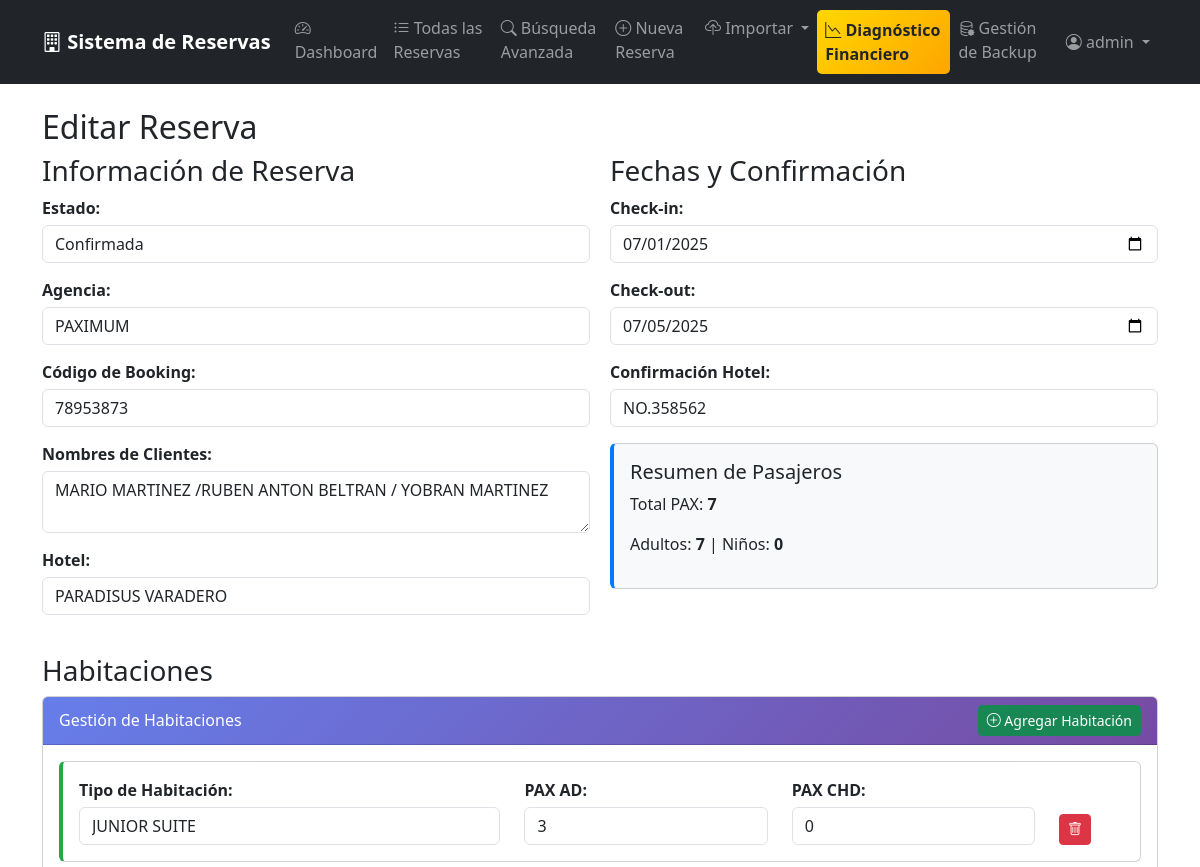
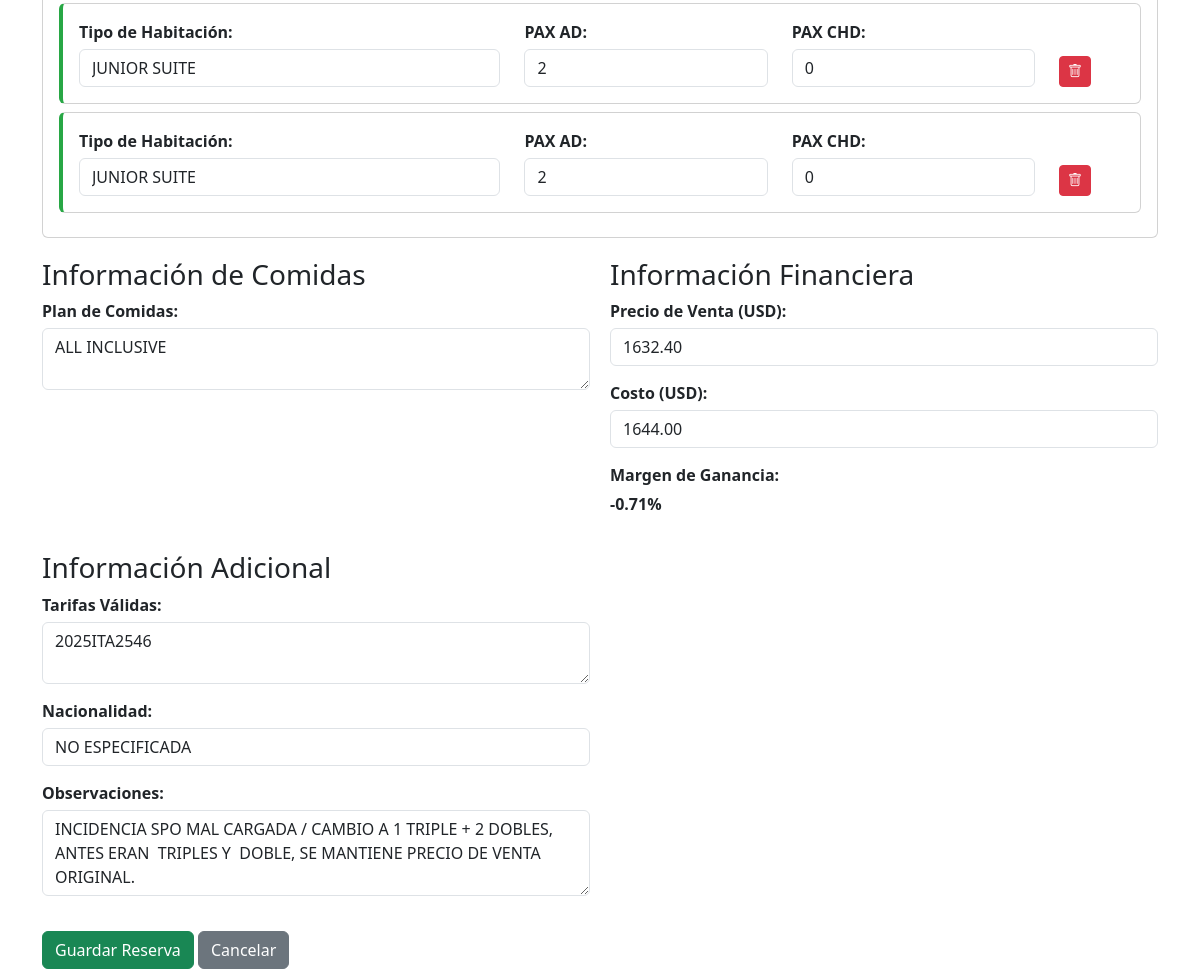
The page /116/update/ (signed in) on the database its author committed (2 pictures, top to bottom).
### reservations/models.py (models this page shows, shortened)
class Reservation(models.Model):
    STATUS_CHOICES = [
        ('OK', 'Confirmada'),
        ('CXX', 'Cancelada'),
        ('PENDING', 'Pendiente'),
    ]
    status = models.CharField(
        max_length=20,
        choices=STATUS_CHOICES,
        default='OK'
    )
    agency = models.CharField(max_length=100)
    booking_code = models.CharField(max_length=50, unique=True)
    clients_names = models.TextField()
    hotel = models.CharField(max_length=200)
    date_from = models.DateField()
    date_to = models.DateField()
    hotel_confirmation = models.CharField(max_length=100, blank=True)
    meal_plan = models.TextField(blank=True, verbose_name='Plan de Comidas')
    sale_price = models.DecimalField(max_digits=10, decimal_places=2)
    touch_cost = models.DecimalField(max_digits=10, decimal_places=2)
    profit_percentage = models.DecimalField(
        max_digits=8,
        decimal_places=2,
        blank=True,
        null=True
    )
    valid_rates = models.TextField(blank=True)
    nationality = models.CharField(max_length=50)
    remarks = models.TextField(blank=True)
    created_by = models.ForeignKey(
        User,
        on_delete=models.CASCADE
    )
    created_at = models.DateTimeField(auto_now_add=True)
    updated_at = models.DateTimeField(auto_now=True)
    class Meta:
        ordering = ['created_at']

### reservations/views.py (the view)
# urls.py: path('<int:pk>/update/', views.reservation_update, name='update'),
@login_required
def reservation_update(request, pk):
    reservation = get_object_or_404(Reservation, pk=pk)
    if request.method == 'POST':
        post_data = request.POST.copy()
        post_data = convertir_datos_a_uppercase(post_data)
        form = ReservationForm(post_data, instance=reservation)
        if form.is_valid():
            reservation = form.save()
            reservation.rooms.all().delete()
            room_data = request.POST.get('room_data')
            if room_data:
                rooms = json.loads(room_data)
                for room_info in rooms:
                    room_type_upper = room_info['room_type'].upper()
                    Room.objects.create(
                        reservation=reservation,
                        room_type=room_type_upper,
                        pax_ad=int(room_info['pax_ad']),
                        pax_chd=int(room_info['pax_chd'])
                    )
            messages.success(request, f'Reserva {reservation.booking_code} actualizada exitosamente!')
            return redirect('reservations:list')
        else:
            messages.error(request, 'Por favor corrige los errores en el formulario.')
    else:
        form = ReservationForm(instance=reservation)
    existing_rooms = list(reservation.rooms.values('room_type', 'pax_ad', 'pax_chd'))
    room_form = RoomForm()
    return render(request, 'reservations/form.html', {
        'form': form,
        'room_form': room_form,
        'existing_rooms': existing_rooms,
        'title': 'Editar Reserva'
    })

### reservations/forms.py
class RoomForm(forms.ModelForm):
    class Meta:
        model = Room
        fields = ['room_type', 'pax_ad', 'pax_chd']
        widgets = {
            'room_type': forms.TextInput(attrs={
                'class': 'form-control',
                'placeholder': 'Ej: Doble Standard, Suite, etc.'
            }),
            'pax_ad': forms.NumberInput(attrs={
                'class': 'form-control',
                'min': '0',
                'value': '1'
            }),
            'pax_chd': forms.NumberInput(attrs={
                'class': 'form-control',
                'min': '0',
                'value': '0'
            }),
        }

### reservations/templates/reservations/form.html (shortened to what this page needs)
{% extends 'reservations/base.html' %}
{% block content %}
<h2>{{ title }}</h2>
<form method="post" id="reservationForm">
    <div style="display: grid; grid-template-columns: 1fr 1fr; gap: 20px;">
        <div>
            <h3>Información de Reserva</h3>
            <div class="form-group">
                <label>Estado:</label>
                {{ form.status }}
            </div>
            <div class="form-group">
                <label>Agencia:</label>
                {{ form.agency }}
            </div>
            <div class="form-group">
                <label>Código de Booking:</label>
                {{ form.booking_code }}
            </div>
            <div class="form-group">
                <label>Nombres de Clientes:</label>
                {{ form.clients_names }}
            </div>
            <div class="form-group">
                <label>Hotel:</label>
                {{ form.hotel }}
            </div>
        </div>
        <div>
            <h3>Fechas y Confirmación</h3>
            <div class="form-group">
                <label>Check-in:</label>
                {{ form.date_from }}
            </div>
            <div class="form-group">
                <label>Check-out:</label>
                {{ form.date_to }}
            </div>
            <div class="form-group">
                <label>Confirmación Hotel:</label>
                {{ form.hotel_confirmation }}
            </div>
            <div class="pax-summary card mt-3">
                <div class="card-body">
                    <h5>Resumen de Pasajeros</h5>
                    <div id="paxSummary">
                        <p>Total PAX: <strong id="totalPax">0</strong></p>
                        <p>Adultos: <strong id="totalAd">0</strong> | Niños: <strong id="totalChd">0</strong></p>
                    </div>
                </div>
            </div>
        </div>
    </div>
    <div class="rooms-section mt-4">
        <h3>Habitaciones</h3>
        <div class="card">
            <div class="card-header d-flex justify-content-between align-items-center">
                <span>Gestión de Habitaciones</span>
                <button type="button" class="btn btn-success btn-sm" id="addRoomBtn">
                    <i class="bi bi-plus-circle"></i> Agregar Habitación
                </button>
            </div>
            <div class="card-body">
                <div id="roomsContainer">
                    {% if existing_rooms %}
                        {% for room in existing_rooms %}
                        <div class="room-item card mb-2">
                            <div class="card-body">
                                <div class="row">
                                    <div class="col-md-5">
                                        <label>Tipo de Habitación:</label>
                                        <input type="text" class="form-control room-type"
                                               value="{{ room.room_type }}"
                                               placeholder="Ej: Doble Standard">
                                    </div>
                                    <div class="col-md-3">
                                        <label>PAX AD:</label>
                                        <input type="number" class="form-control pax-ad"
                                               value="{{ room.pax_ad }}" min="0" value="1">
                                    </div>
                                    <div class="col-md-3">
                                        <label>PAX CHD:</label>
                                        <input type="number" class="form-control pax-chd"
                                               value="{{ room.pax_chd }}" min="0" value="0">
                                    </div>
                                    <div class="col-md-1 d-flex align-items-end">
                                        <button type="button" class="btn btn-danger btn-sm remove-room">
                                            <i class="bi bi-trash"></i>
                                        </button>
                                    </div>
                                </div>
                            </div>
                        </div>
                        {% endfor %}
                    {% endif %}
                </div>
            </div>
        </div>
    </div>
    <div style="display: grid; grid-template-columns: 1fr 1fr; gap: 20px; margin-top: 20px;">
        <div>
            <h3>Información de Comidas</h3>
            <div class="form-group">
                <label>Plan de Comidas:</label>
                {{ form.meal_plan }}
            </div>
        </div>
        <div>
            <h3>Información Financiera</h3>
            <div class="form-group">
                <label>Precio de Venta (USD):</label>
                {{ form.sale_price }}
            </div>
            <div class="form-group">
                <label>Costo (USD):</label>
                {{ form.touch_cost }}
            </div>
            {% if form.instance.profit_percentage %}
            <div class="form-group">
                <label>Margen de Ganancia:</label>
                <strong>{{ form.instance.profit_percentage|floatformat:2 }}%</strong>
            </div>
            {% endif %}
        </div>
    </div>
    <div style="display: grid; grid-template-columns: 1fr 1fr; gap: 20px; margin-top: 20px;">
        <div>
            <h3>Información Adicional</h3>
            <div class="form-group">
                <label>Tarifas Válidas:</label>
                {{ form.valid_rates }}
            </div>
            <div class="form-group">
                <label>Nacionalidad:</label>
                {{ form.nationality }}
            </div>
            <div class="form-group">
                <label>Observaciones:</label>
                {{ form.remarks }}
            </div>
        </div>
    </div>
    <div style="margin-top: 20px;">
        <button type="submit" class="btn btn-success">Guardar Reserva</button>
        <a href="{% url 'reservations:list' %}" class="btn btn-secondary">Cancelar</a>
    </div>
</form>
{% endblock %}

### reservations/templates/reservations/base.html (shortened to what this page needs)
<!DOCTYPE html>
<html lang="es" data-bs-theme="light">
<head>
    <link href="https://cdn.jsdelivr.net/npm/bootstrap@5.3.2/dist/css/bootstrap.min.css" rel="stylesheet">
    <link rel="stylesheet" href="https://cdn.jsdelivr.net/npm/bootstrap-icons@1.11.1/font/bootstrap-icons.css">
</head>
<body>
    <nav class="navbar navbar-expand-lg navbar-dark bg-dark">
        <div class="container">
            <a class="navbar-brand" href="{% url 'reservations:list' %}">
                <i class="bi bi-building"></i> Sistema de Reservas
            </a>
            <div class="collapse navbar-collapse" id="navbarNav">
                <ul class="navbar-nav me-auto">
                    <li class="nav-item">
                        <a class="nav-link" href="{% url 'reservations:dashboard' %}">
                            <i class="bi bi-speedometer2"></i> Dashboard
                        </a>
                    </li>
                    <li class="nav-item">
                        <a class="nav-link" href="{% url 'reservations:list' %}">
                            <i class="bi bi-list-ul"></i> Todas las Reservas
                        </a>
                    </li>
                    <li class="nav-item">
                        <a class="nav-link" href="{% url 'reservations:search' %}">
                            <i class="bi bi-search"></i> Búsqueda Avanzada
                        </a>
                    </li>
                    <li class="nav-item">
                        <a class="nav-link" href="{% url 'reservations:create' %}">
                            <i class="bi bi-plus-circle"></i> Nueva Reserva
                        </a>
                    </li>
                    <li class="nav-item dropdown">
                         <a class="nav-link dropdown-toggle" href="#" role="button" data-bs-toggle="dropdown">
                             <i class="bi bi-cloud-upload"></i> Importar
                         </a>
</li>
                    <li class="nav-item">
                        <a class="nav-link diagnostic-link text-dark fw-bold" href="{% url 'reservations:financial_debug' %}">
                            <i class="bi bi-graph-down"></i> Diagnóstico Financiero
                        </a>
                    </li>
                    <li class="nav-item">
                        <a class="nav-link" href="{% url 'reservations:backup_management' %}">
                             <i class="bi bi-database-gear"></i> Gestión de Backup
                        </a>
                    </li>
                </ul>
                <ul class="navbar-nav">
                    {% if user.is_authenticated %}
                    <li class="nav-item dropdown">
                        <a class="nav-link dropdown-toggle" href="#" role="button" data-bs-toggle="dropdown">
                            <i class="bi bi-person-circle"></i> {{ user.username }}
                        </a>
                    </li>
                    {% else %}
                    <li class="nav-item">
                        <a class="nav-link" href="{% url 'login' %}">
                            <i class="bi bi-box-arrow-in-right"></i> Iniciar Sesión
                        </a>
                    </li>
                    {% endif %}
                </ul>
            </div>
        </div>
    </nav>
    <div class="container mt-4">
        {% block content %}
        {% endblock %}
    </div>
</body>
</html>

### reservations/templates/reservations/base.html (style rules this page uses)
.navbar-brand { font-weight: 600; }
.card-header { background: linear-gradient(135deg, #667eea 0%, #764ba2 100%); color: white; }
.diagnostic-link { background: linear-gradient(135deg, #ffd700 0%, #ffa500 100%); border-radius: 5px; margin: 2px 0; }

### reservations/templates/reservations/form.html (style rules this page uses)
.form-group { margin-bottom: 15px; }
label { display: block; margin-bottom: 5px; font-weight: bold; }
input, select, textarea { width: 100%; padding: 8px; border: 1px solid #ddd; border-radius: 4px; box-sizing: border-box; }
textarea { resize: vertical; }
.pax-summary { background: #f8f9fa; border-left: 4px solid #007bff; }
.room-item { border-left: 4px solid #28a745; }

### rows shown on the page
Reservation: status "Confirmada", agency "PAXIMUM", booking_code "78953873", clients_names "MARIO MARTINEZ /RUBEN ANTON BELTRAN / YOBRAN MARTINEZ", hotel "PARADISUS VARADERO", date_from "07/01/2025", date_to "07/05/2025", hotel_confirmation "NO.358562", meal_plan "ALL INCLUSIVE", sale_price "1632.40", touch_cost "1644.00", instance.profit_percentage "-0.71", valid_rates "2025ITA2546", nationality "NO ESPECIFICADA", remarks "INCIDENCIA SPO MAL CARGADA / CAMBIO A 1 TRIPLE + 2 DOBLES, ANTES ERAN TRIPLES Y DOBLE, SE MANTIENE PRECIO DE VENTA ORIGINAL."

### other values the page prints
{{ user.username }} "admin"
{{ title }} "Editar Reserva"
